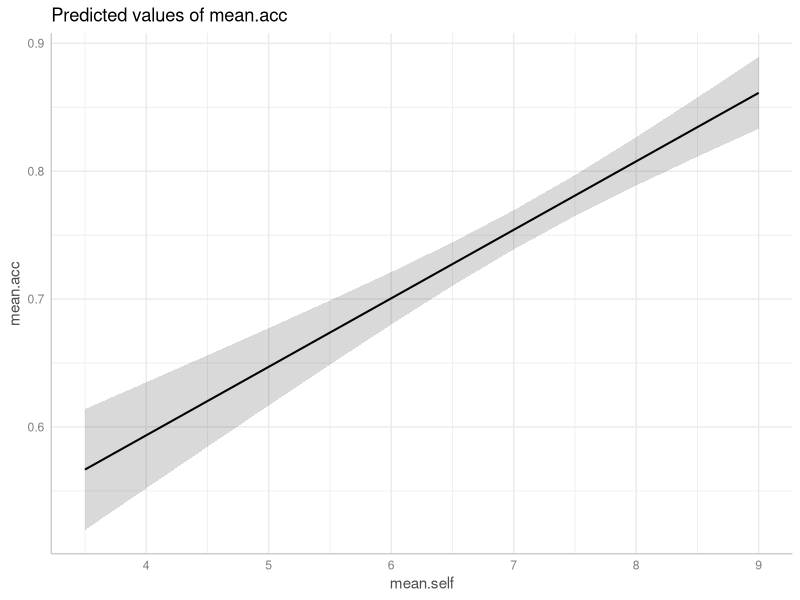
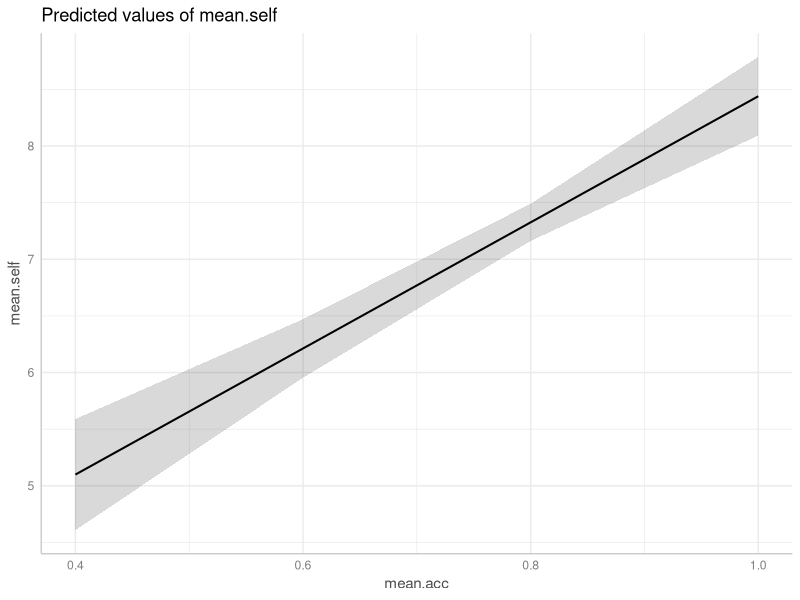
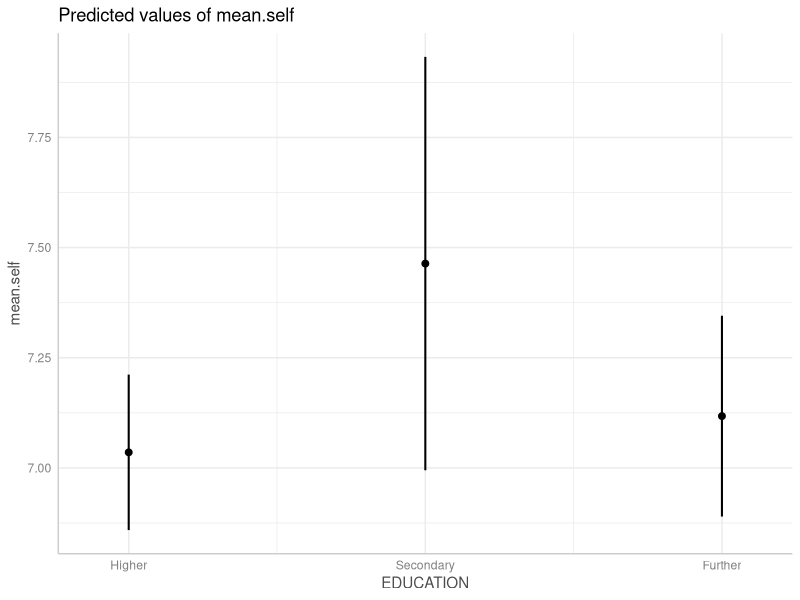

The R script that drew these images, in order:


############################################################################################################


# In Week 18, we aim to *further* develop skills in working with the linear model

# We do this to learn how to answer research questions like:

# 1. What person attributes predict success in understanding?
# 2. Can people accurately evaluate whether they correctly understand written 
# health information?

# These kinds of research questions can be answered using methods like the linear model

# When we do these analyses, we will need to think about how we report the results:  
# -- we usually need to report information about the kind of model we specify;
# -- and we will need to report the nature of the associations estimated in our model;
# -- we usually need to decide, is the association between the outcome and any one
# predictor significant?
# -- does that association reflect a positive or negative relationship between the
# outcome and that predictor?
# -- are the associations we see in sample data relatively strong or weak?

# We will consolidate and extend learning on data visualization:
# -- Using scatterplots to examine the relationships we may observe or predict
# -- Generating predictions given model estimates of slope coefficients



############################################################################################################


# -- We will take things step-by-step --

# -- I will be explicit about when I will:
# -- introduce -- ask you to do something new;
# -- revise -- where you have started to do things and maybe can use some 
# practice to strengthen skills;
# -- consolidate -- where you have had the chance to practice things before;
# -- extend -- where you can do things that will stretch you -- where you might
# need to do some independent research



############################################################################################################
## Part 1: Set-up ##########################################################################################


# -- Task 1 -- Run this code to empty the R environment
rm(list=ls())                            


# -- Task 2 -- Run this code to load relevant libraries
library("ggeffects")
library("tidyverse")



############################################################################################################
############################################################################################################


# -- In this workbook, we use data from a second 2020 study of the response of adults from a UK national
# sample to written health information

# study-two-general-participants.csv



############################################################################################################
## Part 2: Load data #######################################################################################


# -- Task 3 -- Read in the first data file we will be using: 
# study-two-general-participants.csv
# -- hint: Task 3 -- Use the read_csv() function to read the data file into R
study.two <- read_csv("study-two-general-participants.csv")
# -- hint: Task 3 -- When you read the data file in, give the data object you 
# create a clear name e.g. study.two 


# -- Task 4 -- Inspect the data file
# -- hint: Task 4 -- Use the summary() or head() functions to take a look
head(study.two)
summary(study.two)
# -- hint: Task 4 -- Even though you have done this before, you will want to do it 
# again, here, and pay particular attention to what you see, for the numeric variables, 
# and for the variables of class: character



############################################################################################################
## Part 3: Use a linear model to to answer the research questions -- one predictor #########################


# -- revision: practice to strengthen skills --


# -- revision: we start by revising how to use lm() with one predictor --


# -- One of our research questions is:
# 2. Can people accurately evaluate whether they correctly understand written 
# health information?


# -- We can address this question by examining whether someone's rated evaluation
# of their own understanding matches their performance on a test of that
# understanding, and by investigating what variables predict variation in 
# mean self-rated accuracy

# -- Note that ratings of accuracy are ordinal data but that, here, we may choose
# to examine the average of participants' ratings of their own understanding of health
# information to keep things fairly simple

# -- For these data, participants were asked to respond to questions about health 
# information to get 'mean.acc' scores and were asked to rate their own understanding 
# of the same information

# -- If you *can* evaluate your own understanding then ratings of understanding *should*
# be associated with performance on tests of understanding


# -- Task 5 -- Estimate the relation between outcome mean self-rated accuracy ('mean.self') 
# and tested accuracy of understanding ('mean.acc')
# -- hint: Task 5 -- For these data, participants were asked to respond to questions
# about health information to get 'mean.acc' scores and were asked to rate their own 
# understanding of the same information

# -- hint: Task 5 -- We can use lm() to estimate whether the ratings of accuracy
# actually predict the outcome tested accuracy levels
model <- lm(mean.acc ~ mean.self, data = study.two)
summary(model)


# -- Revision: in R analysis code, we write method(outcome ~ predictor) so
# lm(mean.acc ~ mean.self, data = study.two)
# -- gets us an analysis of whether or how 'mean.self' predicts variation in
# outcome 'mean.acc'

  
# -- If you look at the model summary you can answer the following questions  

# -- Q.1. -- What is the estimate for the coefficient of the effect of the predictor 
# 'mean.self' on the outcome 'mean.acc' in this model?
# -- A.1. -- 0.053566 

# -- Q.2. -- Is the effect significant?
# -- A.2. -- It is significant, p < .05

# -- Q.3. -- What are the values for t and p for the significance test for the coefficient?
# -- A.3. -- t = 8.499, p = 9.36e-15

# -- Q.4. -- What do you conclude is the answer to the research question, given the 
# linear model results?
# -- A.4. -- The model slope estimate suggests that higher levels of rated understanding
# can predict higher levels of tested understanding so, yes: it does appear
# that people can evaluate their own understanding

# -- Q.5. -- What is the F-statistic for the regression? Report F, DF and the p-value.
# -- A.5. -- F-statistic: 72.24 on 1 and 170 DF,  p-value: 9.356e-15

# -- Q.6. -- Is the regression significant?
# -- A.6. -- Yes: the regression is significant.

# -- Q.7. -- What is the Adjusted R-squared?
# -- A.7. -- Adjusted R-squared:  0.2941

# -- Q.8. -- Explain in words what this R-squared value indicates?
# -- A.8. -- The R-squared suggests that 30% of outcome variance can be explained 
# by the model



############################################################################################################
## Part 4: Use a linear model to to answer the research questions -- multiple predictors ###################


# -- encounter: make some new moves --


# -- One of our research questions is:
# 2. Can people accurately evaluate whether they correctly understand written health information?


# -- We have already looked at this question by asking whether ratings of understanding
# predict performance on tests of understanding
# -- But there is a problem with that analysis -- it leaves open the question: 
# what actually predicts ratings of understanding?

# -- We can look at that follow-up question, next


# -- Task 6 -- Examine the relation between outcome mean self-rated accuracy ('mean.self') 
# and  multiple predictors including:
# health literacy ('HLVA'); vocabulary ('SHIPLEY'); 'AGE'; reading strategy ('FACTOR3');
# as well as 'mean.acc'
# -- hint: Task 6 -- We use lm(), as before, but now specify each variable listed 
# here by variable name
model <- lm(mean.self ~ HLVA + SHIPLEY + FACTOR3 + AGE + mean.acc, 
            data = study.two)
summary(model)


# -- If you look at the model summary you can answer the following questions  

# -- Q.9. -- What predictors are significant in this model?
# -- A.9. -- Vocabulary ('SHIPLEY'), reading strategy ('FACTOR3'), 'AGE',
# and performance on tests of accuracy of understanding ('mean.acc') all appear 
# to significantly predict variation in mean ratings of understanding ('mean.self')

# -- Q.10. -- What is the estimate for the coefficient of the effect of the predictor, 
# 'mean.acc', in this model?
# -- A.10. -- 4.763278 

# -- Q.11. -- Is the effect significant?
# -- A.11. -- It is significant, p < .05

# -- Q.12. -- What are the values for t and p for the significance test for the coefficient?
# -- A.12. -- t = 6.726, p = 2.69e-10

# -- Q.13. -- What do you conclude is the answer to the follow-up question, 
# what actually predicts ratings of understanding?
# -- A.13. -- Ratings of understanding appear to be predicted by performance on 
# tests of accuracy of understanding, together with variation in age, vocabulary knowledge,
# health literacy and reading strategy



############################################################################################################
## Part 5: Understanding linear model predictions by comparing one outcome-predictor relation ##############


# Next, we focus in on whether 'mean.self' predicts 'mean.acc' or, in reverse,
# whether 'mean.acc' predicts 'mean.self'?

# -- Note that the comparison between these models teaches us something about 
# *what* linear models predict
  

# -- Q.14. -- Why do you think it appears that the slope coefficient estimate is different
# if you compare :
# (1.) the model, mean.acc ~ mean.self, versus 
# (2.) the model, mean.self ~ mean.acc?
# -- hint: Q.14. -- You want to fit two simple models here, using the verbal description
# in the Q.14 wording
model.1 <- lm(mean.acc ~ mean.self, data = study.two)
summary(model.1)

model.2 <- lm(mean.self ~ mean.acc, 
              data = study.two)
summary(model.2)
# -- hint: Q.14. -- You may benefit by reflecting on the lm-intro lecture and
# practical materials, especially where they concern predictions
# -- A.14. -- Linear models are prediction models. We use them to predict variation in
# outcomes given some set of predictor variables. Predictions will necessarily be scaled
# in the same way as the outcome variable. 
# -- So:
# 
# (1.) the model, mean.acc ~ mean.self -- means the outcome is 'mean.acc' so if
# we are predicting change in 'mean.acc' (scaled 0-1) then we are looking at coefficients
# that will lie somewhere on the same scale (also 0-1)
# -- Here: 
# -- the model suggests that unit change in 'mean.self' predicts increase of 0.053566
# in 'mean.acc'
# 
# (2.) the model, mean.self ~ mean.acc -- means the outcome is 'mean.self' so if
# we are predicting change in 'mean.self' (scaled 1-9) then we are looking at coefficients
# that will lie somewhere on the same scale (also 1-9)
# -- Here: 
# -- the model suggests that unit change in 'mean.acc' predicts increase of 5.5670
# in 'mean.self'

# -- Q.15. Can you plot the predictions from each model?
# -- A.15. Here is the code to plot the predictions from both models
# -- hint: A.15. -- First fit the models -- give the model objects distinct names
model.1 <- lm(mean.acc ~ mean.self, data = study.two)
summary(model.1)

model.2 <- lm(mean.self ~ mean.acc, 
            data = study.two)
summary(model.2)
# -- hint: A.15. -- Then get the predictions
dat.1 <- ggpredict(model.1, "mean.self")
dat.2 <- ggpredict(model.2, "mean.acc")
# -- hint: A.15. -- Then make the plots
plot(dat.1)
plot(dat.2)

# -- Q.16. Look at the two plots: what do you see?
# -- hint: Q.16. -- Look at changes in height of the prediction line, given 
# changes in x-axis position of the line
# -- A.16. A side-by-side comparison shows that for (1.) mean.acc ~ mean.self,
# increases in mean.self from about 4-9 are associated with a change in mean.acc
# from about .6 to about .85, while for (2.) mean.self ~ mean.acc,
# increases in mean.acc from about .4-1.0 are associated with a change in mean.self
# from about 5 to about 9



############################################################################################################
## Part 6: Estimate the effects of factors as well as numeric variables ####################################


# -- consolidate: build your skills --


# -- We have not yet included any categorical or nominal variables as predictors
# but we can, and should: lm() can cope with any kind of variable as a predictor

# -- There are different ways to do this, here we ask you to use the R default method:


# -- Task 7 -- Fit a linear model to examine what variables predict outcome
# mean self-rated accuracy of 'mean.self'
# -- Task 7 -- include in the model both numeric variables and categorical 
# variables as predictors:
# health literacy ('HLVA'); vocabulary ('SHIPLEY'); 'AGE'; reading strategy ('FACTOR3');
# as well as 'mean.acc' and 'EDUCATION'
model <- lm(mean.self ~ HLVA + SHIPLEY + FACTOR3 + AGE + mean.acc +
                        EDUCATION, 
            data = study.two)


# -- Q.17. -- Can you report the overall model and model fit statistics?
# -- A.17. -- We fitted a linear model with mean self-rated accuracy as the 
# outcome and with the predictors: health literacy ('HLVA'), vocabulary ('SHIPLEY'),
# reading strategy ('FACTOR3'), 'AGE', as well as mean accuracy ('mean.acc') and 
# education level ('EDUCATION').
# The model is significant overall, with F(7, 164) = 24.38, p < .001, and 
# explains 49% of variance (adjusted R2 = 0.489).


# -- Q.18. -- Can you plot the predicted effect of 'EDUCATION' given your model?
# -- hint: Q.18. -- We first fit the model, including 'EDUCATION'
model <- lm(mean.self ~ HLVA + SHIPLEY + FACTOR3 + AGE + mean.acc +
              EDUCATION, 
            data = study.two)
# then use the ggpredict() function to get the predictions
dat <- ggpredict(model, "EDUCATION")
plot(dat)


# -- Q.19. -- The plot should give you dot-and-whisker representations of the
# estimated 'mean.self' outcome for different levels of 'EDUCATION'.
# What is the difference in the estimated 'mean.self' between the groups?
# -- hint: Q.19. -- The effect or prediction plot will show you dot-and-whisker
# representations of predicted outcome 'mean.self'. In these plots, the dots
# represent the estimated 'mean.self' while the lines (whiskers) represent
# confidence intervals
# -- A.19. -- The difference in the estimated 'mean.self' between these groups
# is small: the groups vary between ratings of about 7, 7.10 and 7.5.

# -- Q.20. -- Compare the difference in the estimated 'mean.self' between these groups,
# given the plot, with the coefficient estimate from the model summary: what do you see?
# -- A.20. -- The effect of 'EDUCATION' is presented in the summary as two estimates:
# EDUCATIONHigher    -0.082217
# EDUCATIONSecondary  0.346161
# -- The reference level for 'EDUCATION' is 'Further'. The estimates therefore show
# that people with 'Higher' education have 'mean.self' scores about -.08 lower than
# 'mean.self' for people with 'Further' education. People with 'Secondary' education
# have 'mean.self' scores about .35 higher than 'mean.self' for people with 'Further' 
# education.



############################################################################################################
